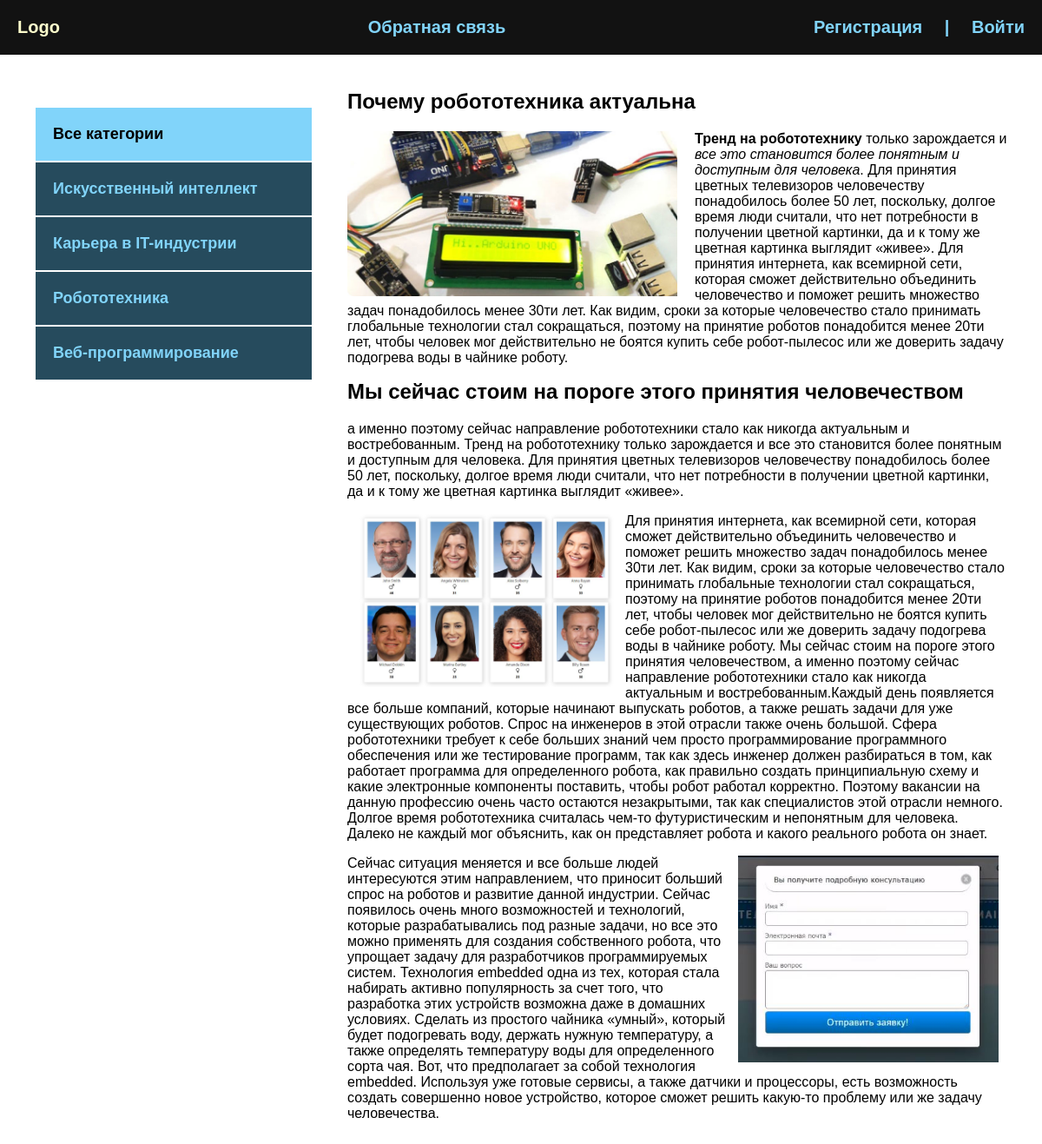
The app's page /post/pochemu-robototehnika-aktualna/ with its own data.
### blog/models.py (models this page shows, shortened)
class Category(models.Model):
    name = models.CharField(max_length=100, verbose_name="Категория")
    slug = models.SlugField(max_length=100, unique=True, verbose_name="URL")
    def get_absolute_url(self):
        return reverse('category', kwargs={'cat_slug': self.slug})
    class Meta:
        verbose_name = "категорию"
        verbose_name_plural = "категории"

class Blog(models.Model):
    title = models.CharField(max_length=255, verbose_name="Название")
    slug = models.SlugField(max_length=255, unique=True, verbose_name="URL")
    content = models.TextField(blank=True, verbose_name="Контент")
    photo = models.ImageField(upload_to="photos/%Y/%m/%d/", blank=True, verbose_name="Фото")
    time_created = models.DateTimeField(auto_now_add=True, verbose_name="Дата публикации")
    time_update = models.DateTimeField(auto_now=True, verbose_name="Дата обновления")
    is_published = models.BooleanField(default=True, verbose_name="Опубликовано")
    cat = models.ForeignKey('Category', on_delete=models.PROTECT, verbose_name="Категория")
    def __str__(self):
        return self.title
    class Meta:
        verbose_name = "новость"
        verbose_name_plural = "Новости"
        ordering = ["-time_created"]

### blog/views.py (the view)
# urls.py: path('post/<slug:post_slug>/', ShowPost.as_view(), name='post'),
class ShowPost(DataMixin, DetailView):
    model = Blog
    template_name = "blog/post.html"
    slug_url_kwarg = "post_slug"
    context_object_name = "post"
    def get_context_data(self, *, object_list=None, **kwargs):
        context = super().get_context_data(**kwargs)
        c_def = self.get_user_context(title=context['post'])
        return dict(list(context.items()) + list(c_def.items()))

### blog/templatetags/blog_tags.py (called while the page is built)
@register.inclusion_tag('blog/list_categories.html')
def show_categories(sort=None, cat_selected=0):
    if not sort:
        cats = Category.objects.all()
    else:
        cats = Category.objects.order_by(sort)
    return {"cats": cats, "cat_selected": cat_selected}

### blog/utils.py (called while the page is built)
    def get_user_context(self, **kwargs):
        context = kwargs
        cats = Category.objects.annotate(Count('blog'))
        user_menu = menu.copy()
        if not self.request.user.is_authenticated:
            user_menu.pop(0)
        context['menu'] = user_menu
        context['cats'] = cats
        if 'cat_selected' not in context:
            context['cat_selected'] = 0
        return context

### blog/templates/blog/post.html
{% extends 'blog/base.html' %}
{% block content %}
<div class="post">
    <h2>{{ post.title }}</h2>
    {% if post.photo %}
    <img src="{{ post.photo.url }}" class="image" alt="">
    {% endif %}
    {{ post.content|safe }}
</div>
{% endblock %}

### blog/templates/blog/base.html (shortened to what this page needs)
<!DOCTYPE html>
{% load static %}
{% load blog_tags %}
<html lang="en">
<head>
    <link rel="stylesheet" href="{% static 'css/style.css' %}">
</head>
<body>
<div class="header">
    <div class="wrap">
        <ul class="mainmenu">
            <li class="logo"><a href="{% url 'index' %}">Logo</a></li>
            {% for m in menu %}
            <li class="last"><a href="{% url m.url_name %}">{{ m.title }}</a></li>
            {% endfor %}
            {% if request.user.is_authenticated %}
            <li class="last"> {{ user.username }} |
                <form action="{% url 'logout' %}" method="post" class="item">
                    {% csrf_token %}
                    <button>Выйти</button>
                </form>
            </li>
            {% else %}
            <li class="last"><a href="{% url 'register' %}">Регистрация</a> | <a href="{% url 'login' %}">Войти</a></li>
            {% endif %}
        </ul>
    </div>
</div>
<div class="content">
    <div class="wrap">
        <div class="sidebar">
            <ul>
                {% if cat_selected == 0 %}
                <li class="selected">Все категории</li>
                {% else %}
                <li><a href="{% url 'index' %}">Все категории</a></li>
                {% endif %}
                {% for c in cats %}
                    {% if c.blog__count > 0 %}
                        {% if c.pk == cat_selected %}
                        <li class="selected">{{ c.name }}</li>
                        {% else %}
                        <li><a href="{{ c.get_absolute_url }}">{{ c.name }}</a></li>
                        {% endif %}
                    {% endif %}
                {% endfor %}
            </ul>
        </div>
        <div class="main">
            {% block content %}
            {% endblock %}
        </div>
    </div>
</div>
</body>
</html>

### blog/static/css/style.css (style rules this page uses)
body { margin: 0; padding: 0; background: #264b5d; font-family: Verdana, Geneva, Tahoma, sans-serif; }
.wrap { max-width: 1200px; margin: 0 auto; }
.content .wrap { background: #FFF; padding: 40px; box-sizing: border-box; display: flex; }
ul { list-style: none; margin: 0; padding: 0; }
a { color: #81d4fa; text-decoration: none; padding: 20px; }
.header { background: #121212; }
.mainmenu { display: flex; justify-content: space-between; align-items: center; font-size: 20px; font-weight: bold; padding: 20px 0; }
.sidebar ul { width: 320px; margin-right: 40px; margin-top: 20px; }
.sidebar a { padding: 20px; display: block; border: 1px solid #FFF; background: #264b5d; font-weight: bold; font-size: 18px; }
.selected { font-size: 18px; padding: 20px; border: 1px solid #FFF; font-weight: bold; background: #81d4fa; }
.image { max-width: 50%; float: left; margin-right: 20px; }
.post h2 { margin-top: 0; }
.post { font-size: 16px; }
.last { color: #81d4fa; }

### records on screen
Category: name "Искусственный интеллект"
Category: name "Карьера в IT-индустрии"
Category: name "Робототехника"
Category: name "Веб-программирование"
Blog: title "Почему робототехника актуальна", photo (picture), content "Тренд на робототехнику только зарождается и все это становится более понятным и доступным для человека . Для принятия цветных телевизоров человечеству понадобилось более 50 лет, поскольку, долгое время люди считали, что нет потребности в получении цветной картинки, да и к тому же цветная картинка выглядит «живее». Для принятия интернета, как всемирной сети, которая сможет действительно объединить человечество и поможет решить множество задач понадобилось менее 30ти лет. Как видим, сроки за которые человечество стало принимать глобальные технологии стал сокращаться, поэтому на принятие роботов понадобится менее 20ти лет, чтобы человек мог действительно не боятся купить себе робот-пылесос или…", content (picture)

### other values on screen
{{ m.title }} "Обратная связь"
